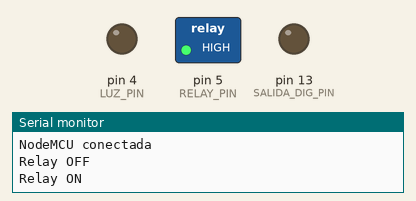
Bench run of a sketch on a simulated Arduino Uno, built with avr-gcc and run on an emulated ATmega328P. Shown: switched loads named in the sketch (green lamp = pin HIGH), output pins drawn as LEDs (lit = HIGH), the last lines printed to the serial monitor.

Above: at 1.0 s.
At 3.0 s:
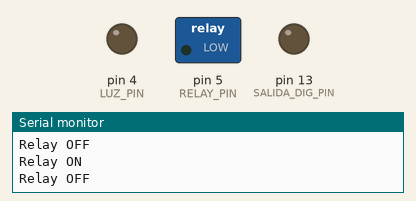
Timing chart, 0 to 5.2 s (numbered marks = the images above):
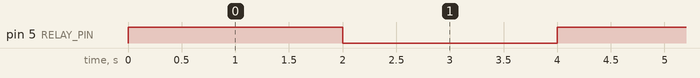

Measured:
- by itself, pin 5 (RELAY_PIN): alternates HIGH for 2.0 s and LOW for 2.0 s

The sketch:

nodemcu-relay-first-control.ino
```cpp
// ============================================================================
// BI-TECH IoT STUDIO · SKETCH COMPILABLE PARA HARDWARE REAL (.ino)
// Perfil: NodeMCU (ESP8266)
// FQBN verificado: esp8266:esp8266:nodemcuv2
// adcInputVoltageRange: unverified (escala cruda 0-1023)
// NOTA: Asignación de pines con distinción Etiqueta de placa (Dx) -> GPIO real.
// Cableado de prueba V0.2B: IN/IN1 del Relay -> D1 -> GPIO5.
// ============================================================================

#include <Arduino.h>

// --- Mapeo de pines: Etiqueta serigrafiada en placa NodeMCU -> GPIO ESP8266 ---
#define ANALOG_A0_PIN   A0  // A0 -> A0 (Única Entrada Analógica (A0 · escala bruta 0 a 1023))
#define RELAY_PIN       5   // D1 -> GPIO5 (Módulo Relay (1 canal))
#define DHT_PIN         14  // D5 -> GPIO14 (Sensor DHT11 (Temperatura y Humedad Ambiente))
#define ENTRADA_DIG_PIN 12  // D6 -> GPIO12 (Entrada Digital (Pulsador / Sensor binario))
#define LUZ_PIN         4   // D2 -> GPIO4 (Iluminación LED)
#define SALIDA_DIG_PIN  LED_BUILTIN  // LED_BUILTIN (Salida Digital / LED Integrado de Placa (LED_BUILTIN))

// --- Prototipos de funciones ---
int leerEntradaAnalogicaA0();
int leerEntradaDigital();
void relayOn();
void relayOff();
void luzOn();
void luzOff();
void activarSalidaDigital();
void desactivarSalidaDigital();

void setup() {
  Serial.begin(115200);
  pinMode(RELAY_PIN, OUTPUT);
  pinMode(LUZ_PIN, OUTPUT);
  pinMode(SALIDA_DIG_PIN, OUTPUT);
  pinMode(ENTRADA_DIG_PIN, INPUT);
  Serial.println();
  Serial.println("Bi-Tech IoT Studio");
  Serial.println("NodeMCU conectada");
  relayOff();
}

void loop() {
  relayOn();
  delay(2000);
  relayOff();
  delay(2000);
}

// ============================================================================
// FUNCIONES AUXILIARES DE HARDWARE (Implementación compilable NodeMCU ESP8266)
// ============================================================================

int leerEntradaAnalogicaA0() {
  // Lectura cruda del ADC de 10 bits (0 - 1023).
  // Rango eléctrico A0 (adcInputVoltageRange): unverified (depende del divisor resistivo de la placa).
  return analogRead(ANALOG_A0_PIN);
}

int leerEntradaDigital() {
  return digitalRead(ENTRADA_DIG_PIN);
}

void relayOn() {
  // Polaridad configurada en perfil: PENDING_VERIFICATION
  digitalWrite(RELAY_PIN, HIGH);
  Serial.println("Relay ON");
}

void relayOff() {
  digitalWrite(RELAY_PIN, LOW);
  Serial.println("Relay OFF");
}

void luzOn() {
  digitalWrite(LUZ_PIN, HIGH);
}

void luzOff() {
  digitalWrite(LUZ_PIN, LOW);
}

void activarSalidaDigital() {
  // En NodeMCU ESP8266, LED_BUILTIN es activo en nivel bajo (LOW enciende el LED integrado)
  digitalWrite(SALIDA_DIG_PIN, LOW);
  Serial.println("Salida ON");
}

void desactivarSalidaDigital() {
  digitalWrite(SALIDA_DIG_PIN, HIGH);
  Serial.println("Salida OFF");
}
```
